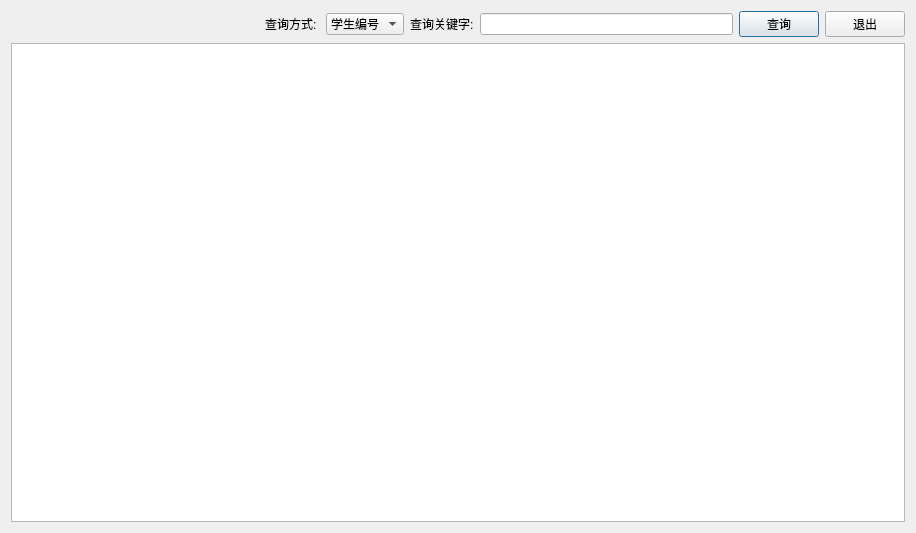
<?xml version="1.0" encoding="UTF-8"?>
<ui version="4.0">
 <class>QueryStudent</class>
 <widget class="QDialog" name="QueryStudent">
  <property name="geometry">
   <rect>
    <x>0</x>
    <y>0</y>
    <width>916</width>
    <height>533</height>
   </rect>
  </property>
  <property name="windowTitle">
   <string>Dialog</string>
  </property>
  <layout class="QVBoxLayout" name="verticalLayout">
   <item>
    <layout class="QGridLayout" name="gridLayout">
     <item row="0" column="2">
      <widget class="QComboBox" name="comboBox">
       <item>
        <property name="text">
         <string>学生编号</string>
        </property>
       </item>
       <item>
        <property name="text">
         <string>学生姓名</string>
        </property>
       </item>
      </widget>
     </item>
     <item row="0" column="5">
      <widget class="QPushButton" name="pushButton_select">
       <property name="text">
        <string>查询</string>
       </property>
      </widget>
     </item>
     <item row="0" column="6">
      <widget class="QPushButton" name="pushButton_close">
       <property name="text">
        <string>退出</string>
       </property>
      </widget>
     </item>
     <item row="0" column="3">
      <widget class="QLabel" name="label_2">
       <property name="text">
        <string>查询关键字:</string>
       </property>
      </widget>
     </item>
     <item row="0" column="4">
      <widget class="QLineEdit" name="lineEdit_key"/>
     </item>
     <item row="0" column="1">
      <widget class="QLabel" name="label">
       <property name="text">
        <string>查询方式: </string>
       </property>
      </widget>
     </item>
     <item row="0" column="0">
      <spacer name="horizontalSpacer">
       <property name="orientation">
        <enum>Qt::Horizontal</enum>
       </property>
       <property name="sizeHint" stdset="0">
        <size>
         <width>40</width>
         <height>20</height>
        </size>
       </property>
      </spacer>
     </item>
    </layout>
   </item>
   <item>
    <widget class="QTableView" name="tableView"/>
   </item>
  </layout>
 </widget>
 <resources/>
 <connections>
  <connection>
   <sender>pushButton_close</sender>
   <signal>clicked()</signal>
   <receiver>QueryStudent</receiver>
   <slot>reject()</slot>
   <hints>
    <hint type="sourcelabel">
     <x>857</x>
     <y>26</y>
    </hint>
    <hint type="destinationlabel">
     <x>457</x>
     <y>266</y>
    </hint>
   </hints>
  </connection>
 </connections>
</ui>
